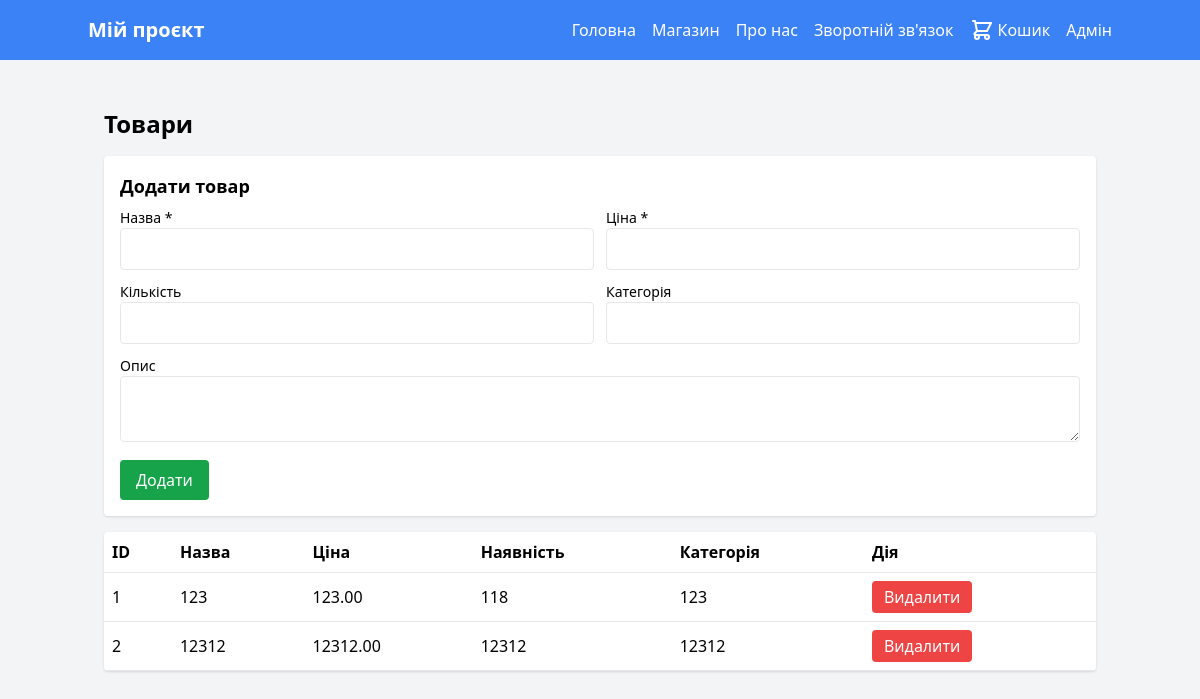
Page /admin/products (signed in) on the committed database.
### tables this page shows
CREATE TABLE products (
            id INTEGER PRIMARY KEY AUTOINCREMENT,
            name TEXT NOT NULL,
            description TEXT,
            price REAL NOT NULL DEFAULT 0.0,
            stock INTEGER DEFAULT 0,
            category TEXT
        );

### app.py (the view)
@app.route('/admin/products')
@admin_required
def admin_products():
    db = get_db()
    cur = db.execute('SELECT * FROM products')
    products = [row_to_obj(r) for r in cur.fetchall()]
    return render_template('admin/products.html', products=products)

### app.py (called while the page is built)
def get_db():
    if 'db' not in g:
        conn = sqlite3.connect(DB_PATH)
        conn.row_factory = sqlite3.Row
        g.db = conn
        global _db_initialized
        if not _db_initialized:
            initialize_db(conn)
            _db_initialized = True
    return g.db

def row_to_obj(row):
    if row is None:
        return None
    return SimpleNamespace(**dict(row))

def admin_required(f):
    from functools import wraps
    @wraps(f)
    def decorated_function(*args, **kwargs):
        if not session.get('admin_logged_in'):
            return redirect(url_for('admin_login'))
        return f(*args, **kwargs)
    return decorated_function

### templates/admin/products.html (shortened to what this page needs)
{% extends "base.html" %}
{% block content %}
<h1 class="text-2xl font-bold mb-4">Товари</h1>
<div class="bg-white rounded shadow p-4 mb-4">
    <h2 class="text-lg font-semibold mb-2">Додати товар</h2>
    <form method="post" action="{{ url_for('admin_products_new') }}" class="grid md:grid-cols-2 gap-3">
        <div>
            <label class="block text-sm">Назва *</label>
            <input name="name" required class="w-full p-2 border rounded" />
        </div>
        <div>
            <label class="block text-sm">Ціна *</label>
            <input name="price" required type="number" step="0.01" min="0" class="w-full p-2 border rounded" />
        </div>
        <div>
            <label class="block text-sm">Кількість</label>
            <input name="stock" type="number" min="0" class="w-full p-2 border rounded" />
        </div>
        <div>
            <label class="block text-sm">Категорія</label>
            <input name="category" class="w-full p-2 border rounded" />
        </div>
        <div class="md:col-span-2">
            <label class="block text-sm">Опис</label>
            <textarea name="description" class="w-full p-2 border rounded" rows="2"></textarea>
        </div>
        <div class="md:col-span-2">
            <button class="bg-green-600 text-white px-4 py-2 rounded">Додати</button>
        </div>
    </form>
 </div>
<table class="w-full bg-white rounded shadow">
    <thead>
        <tr class="text-left border-b">
            <th class="p-2">ID</th>
            <th class="p-2">Назва</th>
            <th class="p-2">Ціна</th>
            <th class="p-2">Наявність</th>
            <th class="p-2">Категорія</th>
            <th class="p-2">Дія</th>
        </tr>
    </thead>
    <tbody>
        {% for p in products %}
            <tr class="border-b">
                <td class="p-2">{{ p.id }}</td>
                <td class="p-2">{{ p.name }}</td>
                <td class="p-2">{{ '%.2f'|format(p.price) }}</td>
                <td class="p-2">{{ p.stock }}</td>
                <td class="p-2">{{ p.category or '-' }}</td>
                <td class="p-2">
                    <form action="{{ url_for('admin_products_delete', product_id=p.id) }}" method="post" onsubmit="return confirm('Видалити товар?');">
                        <button class="bg-red-500 text-white px-3 py-1 rounded">Видалити</button>
                    </form>
                </td>
            </tr>
        {% endfor %}
    </tbody>
</table>
{% endblock %}

### rows in the picture
products: name "123", price "123.00", category "123"
products: name "12312", price "12312.00", stock "12312", category "12312"

### other values in the picture
{{ p.id }} "1" "2"
{{ p.stock }} "118"
